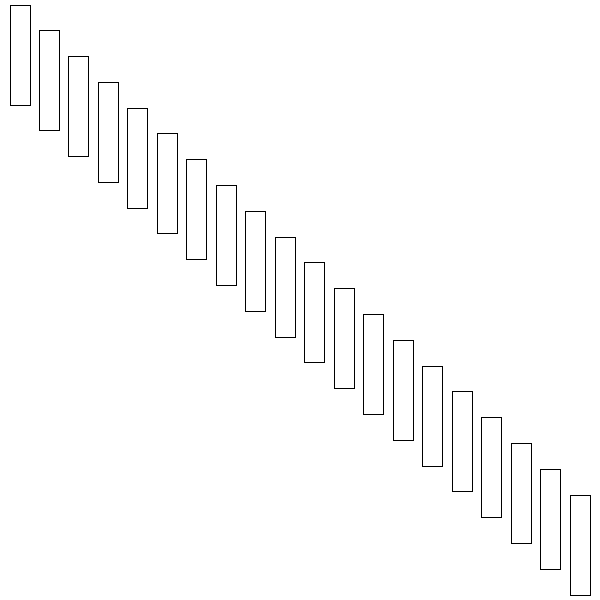
Frame 1 (no input)
Frame 60 (the mouse pressed at the canvas centre just before this capture): identical to frame 1, image omitted
Frame 120 (the mouse held since frame 60 and released just before this capture): identical to frame 1, image omitted

The Processing sketch that drew this single still picture (run headless with seeded random() and noise(); from frame 60 on, the mouse is pressed at the canvas centre):

// Processing sketch: sketch_181001c
// ── sketch_181001c.pde
void setup() {
  size(600, 600);
  rectMode(CENTER);
}

void draw() {
  background(255);

  
  for (int i = 0; i <= 19; i++) {
    
    float xPos = map(i, 0, 19, 20, width - 20);
    float yPos = map (i, 0, 19, 55, height - 55);

    rect(xPos, yPos, 20, 100);    
  }
}
